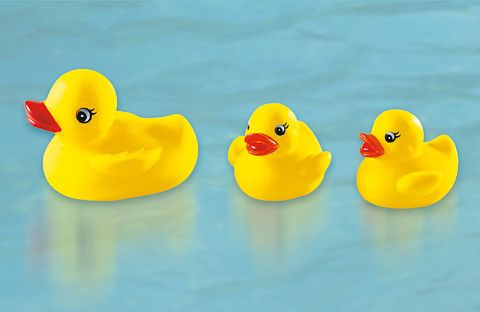
#> input picture DataTest/Canards-de-bain-BABY-BUTT-30.jpeg, 480 x 312 px, given in place of D, which was not available; the run also reads 1 picture not shown here
$ python -i Sobel.py   (imports and definitions only)
#> lines starting #> are read from the running program, lines starting #| are printed output that depends on the picture; pictures that were not available may be replaced by others from this repository, and a replacement may not be noted
# -*- coding: utf-8 -*-

import matplotlib.pyplot as plt

import numpy as np

import cv2 as cv

import Images.image_save as imsa
import Images.ImageModifier as im
import Reader as re
from os import listdir
from os.path import isfile, join
from PIL import Image

# [23 lines of commented-out code are left out]
DataShape = (130,100)

# [105 lines left out: functions dataSobelY, dataSobelX, dataSobel, not called in this run]

def getSobel(fileNameList):
    data=[]
    for i in range(len(fileNameList)):
        img = cv.imread(fileNameList[i],0)
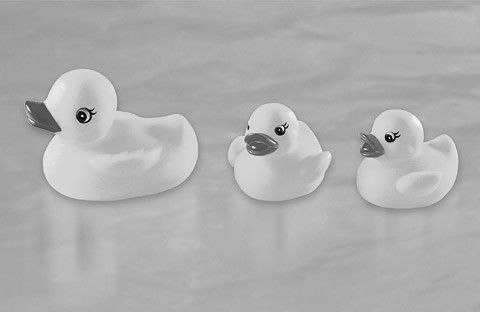
#> img: shape (312, 480); min 0, max 255, mean 175
        img = cv.resize(img, DataShape)
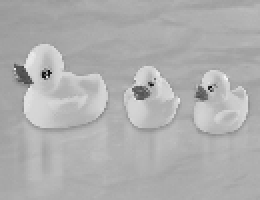
#> img: shape (100, 130) (shown 2 times larger); min 5, max 247, mean 174.9
        resized = cv.resize(img, (126,90), interpolation = cv.INTER_CUBIC)
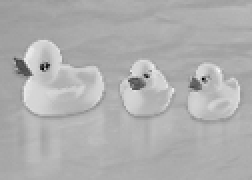
#> resized: shape (90, 126) (shown 2 times larger); min 0, max 248, mean 174.9
        sobely = cv.Sobel(resized,cv.CV_64F,1,0,ksize=5)
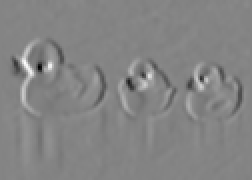
#> sobely: shape (90, 126) float64 (shown 2 times larger); min -6534, max 6069, mean 10.5; drawn with min black and max white
        sobelx = cv.Sobel(resized,cv.CV_64F,1,0,ksize=5)
        sobel = np.concatenate((sobelx,sobely),axis = 1)
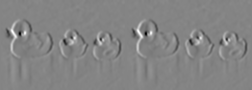
#> sobel: shape (90, 252) float64; min -6534, max 6069, mean 10.5; drawn with min black and max white
        #print(len(sobel.flatten()))
        data.append(sobel.flatten())
    data=np.asarray(data)
    return data

# [188 lines left out: functions getFastSobel, getImageVec, trueSobel, trueSobelPredict, dataSobelPredict, SobelImage and 3 more, not called in this run]

#createMirrorImages("Data")

#> (the run stopped early here; a loop or call above may not have finished)
